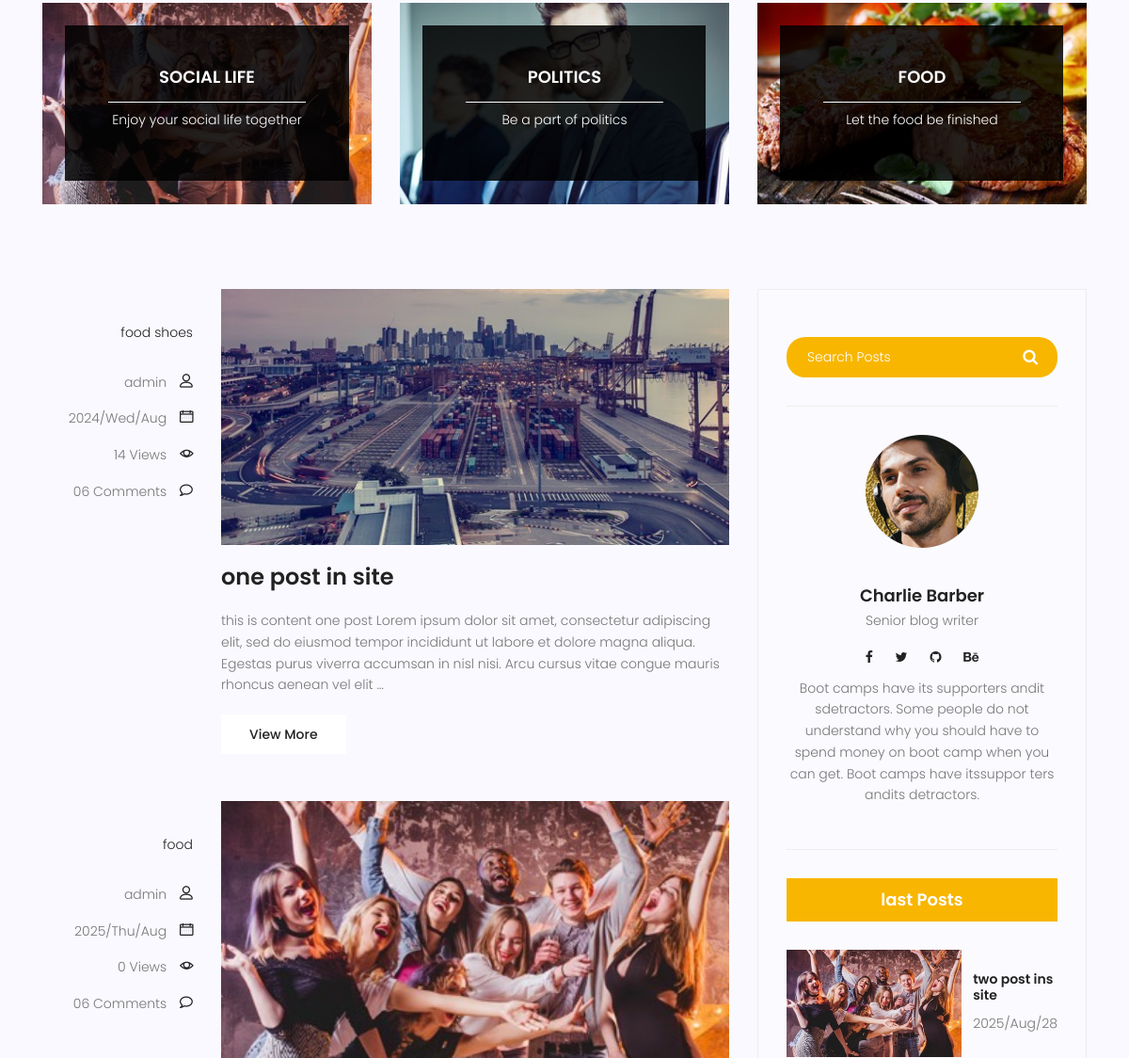
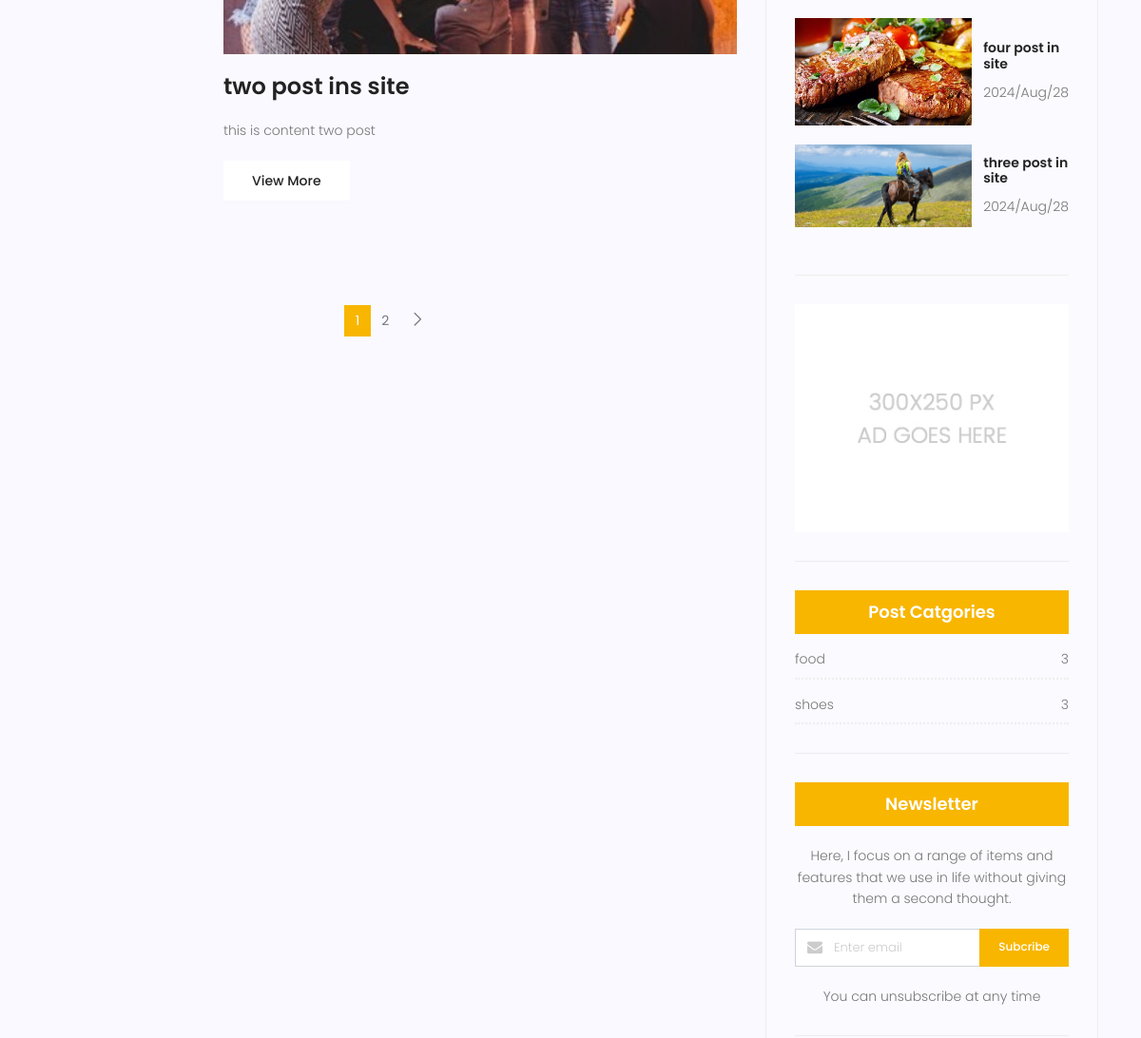
The app's page /blogs/ (middle part), older data (2 pictures, top to bottom).
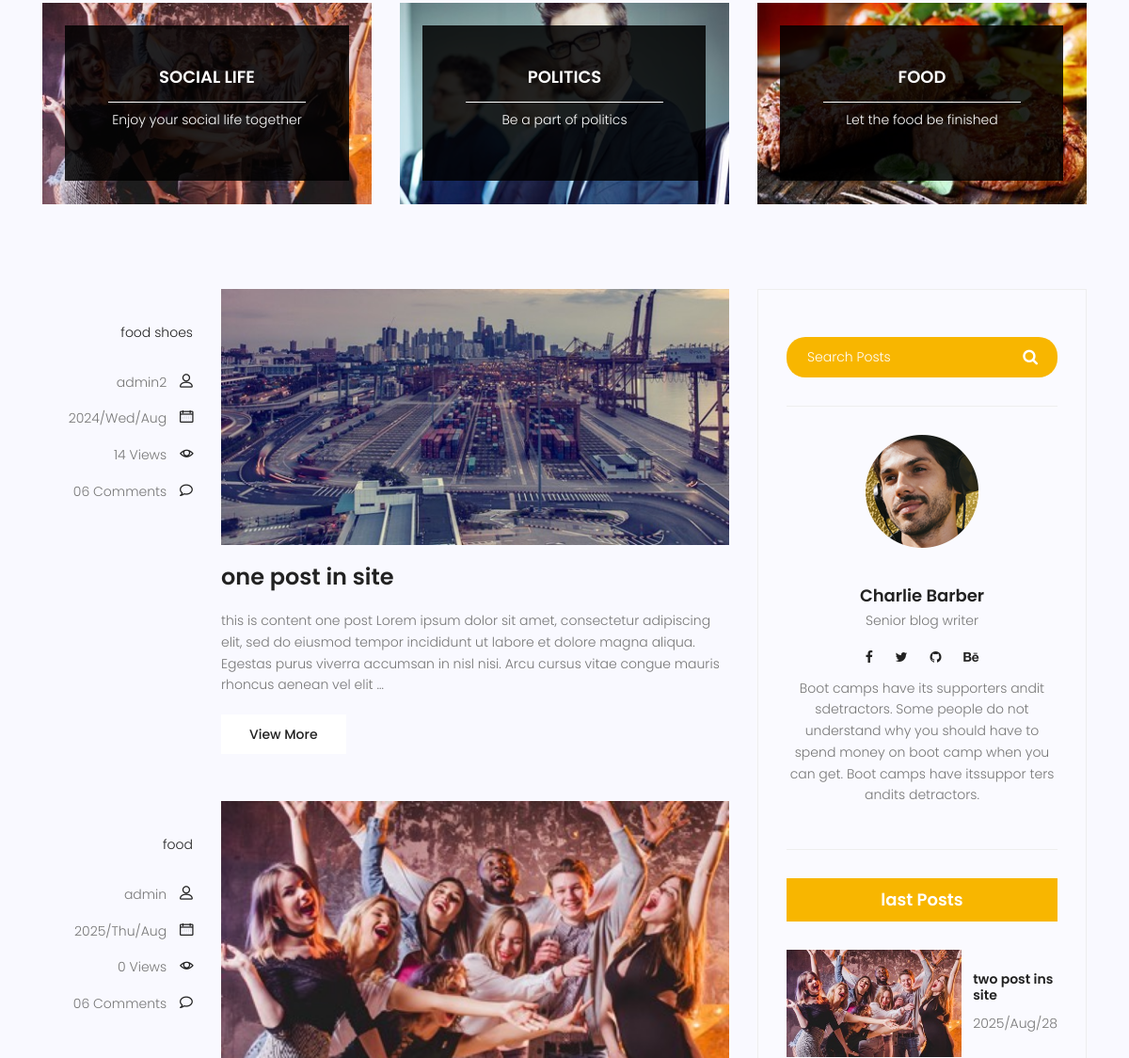
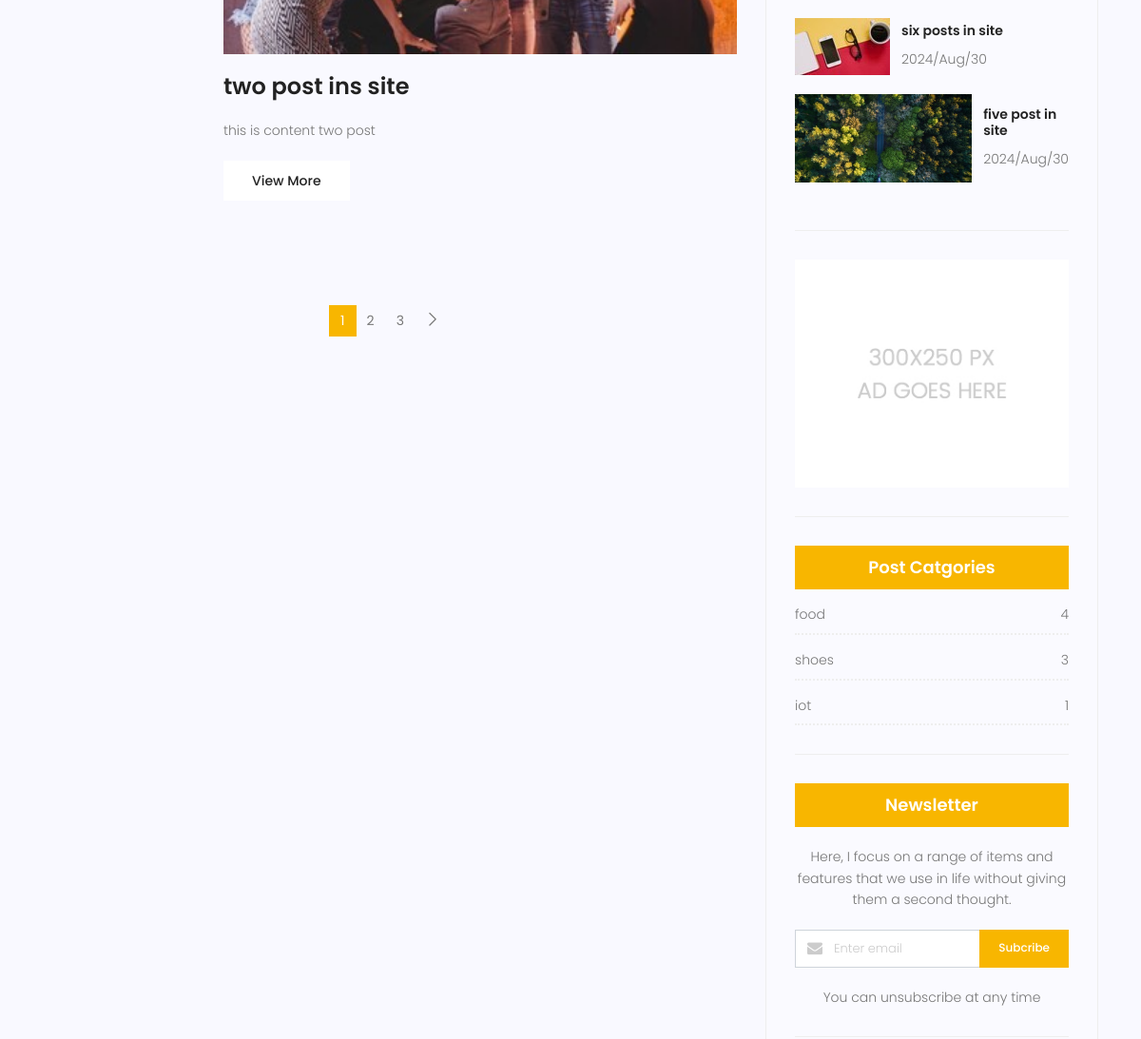
The same page, newer data (2 pictures, top to bottom).
### blog/models.py (models this page shows, shortened)
class Category(models.Model):
    name = models.CharField(max_length=255)
    def __str__(self):
        return self.name
    class Meta:
        verbose_name = "دسته بندی "
        verbose_name_plural = "دسته بندی ها"

class Post(models.Model):
    author = models.ForeignKey(User,on_delete=models.SET_NULL,null=True)
    title = models.CharField(max_length=255)
    content = models.TextField()
    category = models.ManyToManyField('Category')
    image = models.ImageField(upload_to="blog_image",null=True)
    status = models.BooleanField(default=False)
    counted_view = models.IntegerField(default=0)
    created_date = models.DateTimeField(auto_now_add=True,null=True)
    updated_date = models.DateTimeField(auto_now=True,null=True)
    published_date = models.DateTimeField(null=True)
    class Meta:
        ordering = ["created_date"]
        verbose_name = "پست "
        verbose_name_plural = "پست ها "

### blog/views.py (the view)
# urls.py: path("",views.all_blogs_view,name="all"),
def all_blogs_view(request,**kwargs):
    time_now = timezone.now()
    posts = Post.objects.exclude(published_date__gt=time_now).filter(status=True)
    cat_name = ""
    username = ""
    if kwargs.get("cat_name") != None:
        cat_name = kwargs.get("cat_name")
        posts = posts.filter(category__name=kwargs.get("cat_name"))
    if kwargs.get("username") != None:
        username = kwargs.get("username")
        posts = posts.filter(author__username=kwargs.get("username"))
    posts = Paginator(posts,2)
    try :
        page_number = request.GET.get("page")
        posts = posts.get_page(page_number)
    except PageNotAnInteger:
        posts = posts.get_page(1)
    except EmptyPage :
        posts = posts.get_page(1)
    return render(request,"blog/all_blog.html",{"posts" :posts,"cat_name":cat_name ,"username" :username})

### blog/templatetags/blog_sidebar.py (called while the page is built)
@register.inclusion_tag("blog/category_sidebar.html")
def all_category_sidebar():
    time_now = timezone.now()
    posts = Post.objects.exclude(published_date__gt=time_now).filter(status=True)
    category_dict = {}
    category = Category.objects.all()
    for name in category :
        category_dict[name] = posts.filter(category=name).count()
    return {
        "category": category_dict
    }

@register.inclusion_tag("blog/last_post_sidebar.html")
def last_post_sidebar():
    time_now = timezone.now()
    last_posts = Post.objects.exclude(published_date__gt=time_now).filter(status=True).order_by("-published_date")[:3]
    return {"last_posts" :last_posts}

### templates/blog/all_blog.html (shortened to what this page needs)
{% extends 'base.html' %}
{% load static %}
{% load blog_sidebar %}
{% block content %}
<section class="top-category-widget-area pt-90 pb-90 ">
    <div class="container">
        <div class="row">
            <div class="col-lg-4">
                <div class="single-cat-widget">
                    <div class="content relative">
                        <div class="overlay overlay-bg"></div>
                        <a href="#" target="_blank">
                          <div class="thumb">
                               <img class="content-image img-fluid d-block mx-auto" src="{% static 'img/blog/cat-widget1.jpg' %}" alt="">
                            </div>
                          <div class="content-details">
                            <h4 class="content-title mx-auto text-uppercase">Social life</h4>
                            <span></span>
                            <p>Enjoy your social life together</p>
                          </div>
                        </a>
                    </div>
                </div>
            </div>
            <div class="col-lg-4">
                <div class="single-cat-widget">
                    <div class="content relative">
                        <div class="overlay overlay-bg"></div>
                        <a href="#" target="_blank">
                          <div class="thumb">
                               <img class="content-image img-fluid d-block mx-auto" src="{% static 'img/blog/cat-widget2.jpg' %}" alt="">
                            </div>
                          <div class="content-details">
                            <h4 class="content-title mx-auto text-uppercase">Politics</h4>
                            <span></span>
                            <p>Be a part of politics</p>
                          </div>
                        </a>
                    </div>
                </div>
            </div>
            <div class="col-lg-4">
                <div class="single-cat-widget">
                    <div class="content relative">
                        <div class="overlay overlay-bg"></div>
                        <a href="#" target="_blank">
                          <div class="thumb">
                               <img class="content-image img-fluid d-block mx-auto" src="{% static 'img/blog/cat-widget3.jpg' %}" alt="">
                            </div>
                          <div class="content-details">
                            <h4 class="content-title mx-auto text-uppercase">Food</h4>
                            <span></span>
                            <p>Let the food be finished</p>
                          </div>
                        </a>
                    </div>
                </div>
            </div>
        </div>
    </div>
</section>
<section class="post-content-area">
    <div class="container">
        <div class="row">
            <div class="col-lg-8 posts-list">
                {% for post in posts %}
                <div class="single-post row">
                    <div class="col-lg-3  col-md-3 meta-details">
                        <ul class="tags">
                            {% for cat in post.category.all%}
                            <li><a href="{% url 'blog:category' cat.name %}">{{cat.name}}</a></li>
                            {% endfor %}
                        </ul>
                        <div class="user-details row">
                            <p class="user-name col-lg-12 col-md-12 col-6"><a href="{% url 'blog:author' post.author.username %}">{{ post.author}}</a> <span class="lnr lnr-user"></span></p>
                            <p class="date col-lg-12 col-md-12 col-6"><a href="#">{{post.published_date|date:"Y/D/M "}}</a> <span class="lnr lnr-calendar-full"></span></p>
                            <p class="view col-lg-12 col-md-12 col-6"><a href="#">{{post.counted_view}} Views</a> <span class="lnr lnr-eye"></span></p>
                            <p class="comments col-lg-12 col-md-12 col-6"><a href="#">06 Comments</a> <span class="lnr lnr-bubble"></span></p>
                        </div>
                    </div>
                    <div class="col-lg-9 col-md-9 ">
                        <div class="feature-img">
                            <img class="img-fluid" src="{{post.image.url}}" alt="">
                        </div>
                        <a class="posts-title" href="{% url 'blog:single' post.id %}"><h3>{{post.title}}</h3></a>
                        <p class="excert">
                            {{post.content|truncatewords:40}}
                        </p>
                        <a href="{% url 'blog:single' post.id %}" class="primary-btn">View More</a>
                    </div>
                </div>
                {% endfor %}
                <nav class="blog-pagination justify-content-center d-flex">
                    <ul class="pagination">
                            {% for i in posts.paginator.page_range %}
                                {% if posts.number == i %}
                                <li class="page-item active"><a href="?page={{i}}" class="page-link">{{i}}</a></li>
                                {% else %}
                                <li class="page-item"><a href="?page={{i}}" class="page-link">{{i}}</a></li>
                                {% endif %}
                            {% endfor %}
                            {% if posts.has_next %}
                            <li class="page-item">
                                <a href="?page={{ posts.next_page_number }}" class="page-link" aria-label="Next">
                                    <span aria-hidden="true">
                                        <span class="lnr lnr-chevron-right"></span>
                                    </span>
                                </a>
                            </li>
                            {% endif %}
                    </ul>
                </nav>
            </div>
            <div class="col-lg-4 sidebar-widgets">
                <div class="widget-wrap">
                    <div class="single-sidebar-widget search-widget">
                        <form class="search-form" action="{% url 'blog:search' %}">
                            <input placeholder="Search Posts" name="search_word" type="text" onfocus="this.placeholder = ''" onblur="this.placeholder = 'Search Posts'" >
                            <button type="submit"><i class="fa fa-search"></i></button>
                        </form>
                    </div>
                    <div class="single-sidebar-widget user-info-widget">
                        <img src="{% static 'img/blog/user-info.png' %}" alt="">
                        <a href="#"><h4>Charlie Barber</h4></a>
                        <p>
                            Senior blog writer
                        </p>
                        <ul class="social-links">
                            <li><a href="#"><i class="fa fa-facebook"></i></a></li>
                            <li><a href="#"><i class="fa fa-twitter"></i></a></li>
                            <li><a href="#"><i class="fa fa-github"></i></a></li>
                            <li><a href="#"><i class="fa fa-behance"></i></a></li>
                        </ul>
                        <p>
                            Boot camps have its supporters andit sdetractors. Some people do not understand why you should have to spend money on boot camp when you can get. Boot camps have itssuppor ters andits detractors.
                        </p>
                    </div>
                    {% last_post_sidebar %}
                    {% all_category_sidebar %}
                    <div class="single-sidebar-widget newsletter-widget">
                        <h4 class="newsletter-title">Newsletter</h4>
                        <p>
                            Here, I focus on a range of items and features that we use in life without
                            giving them a second thought.
                        </p>
                        <div class="form-group d-flex flex-row">
                           <div class="col-autos">
                              <div class="input-group">
                                <div class="input-group-prepend">
                                  <div class="input-group-text"><i class="fa fa-envelope" aria-hidden="true"></i>
                                </div>
                                </div>
                                <input type="text" class="form-control" id="inlineFormInputGroup" placeholder="Enter email" onfocus="this.placeholder = ''" onblur="this.placeholder = 'Enter email'" >
                              </div>
                            </div>
                            <a href="#" class="bbtns">Subcribe</a>
                        </div>
                        <p class="text-bottom">
                            You can unsubscribe at any time
                        </p>
                    </div>
                </div>
            </div>
        </div>
    </div>
</section>
{% endblock %}

### templates/base.html (shortened to what this page needs)
{% load static %}
<!DOCTYPE html>
<html lang="zxx" class="no-js">
<head>
        <link rel="stylesheet" href="{% static 'css/linearicons.css' %}">
        <link rel="stylesheet" href="{% static 'css/font-awesome.min.css' %}">
        <link rel="stylesheet" href="{% static 'css/bootstrap.css' %}">
        <link rel="stylesheet" href="{% static 'css/magnific-popup.css' %}">
        <link rel="stylesheet" href="{% static 'css/jquery-ui.css' %}">
        <link rel="stylesheet" href="{% static 'css/nice-select.css' %}">
        <link rel="stylesheet" href="{% static 'css/animate.min.css' %}">
        <link rel="stylesheet" href="{% static 'css/owl.carousel.css' %}">
        <link rel="stylesheet" href="{% static 'css/main.css' %}">
    </head>
    <body>
        {% block content %}
        {% endblock %}
        {% include "includes/foot_script.html" %}

### templates/includes/header_site.html (shortened to what this page needs)
{% load static %}

### templates/blog/last_post_sidebar.html
{% load static %}
<div class="single-sidebar-widget popular-post-widget">
    <h4 class="popular-title">last Posts</h4>
    <div class="popular-post-list">
        {% for post in last_posts %}
        <div class="single-post-list d-flex flex-row align-items-center">
            <div class="thumb">
                <img class="img-fluid" src="{{post.image.url}}" alt="">
            </div>
            <div class="details">
                <a href="{% url 'blog:single' post.id%}"><h6>{{post.title}}</h6></a>
                <p>{{post.published_date|date:"Y/M/d"}}</p>
            </div>
        </div>
        {% endfor %}
    </div>
</div>

### templates/blog/category_sidebar.html
{% load static %}
<div class="single-sidebar-widget ads-widget">
    <a href="#"><img class="img-fluid" src="{% static 'img/blog/ads-banner.jpg' %}" alt=""></a>
</div>
<div class="single-sidebar-widget post-category-widget">
    <h4 class="category-title">Post Catgories</h4>
    <ul class="cat-list">
     {% for name,count in category.items %}
     <li>
        <a href="{% url 'blog:category' name %}" class="d-flex justify-content-between">
            <p>{{name}}</p>
            <p>{{count}}</p>
        </a>
    </li>
     {% endfor %}
    </ul>
</div>

### templates/includes/footer_site.html (shortened to what this page needs)
{% load static %}

### templates/includes/foot_script.html (shortened to what this page needs)
{% load static %}
</body>
</html>

Row changes from the older to the newer data that the page shows:
no longer on this page (row edited): Post: image (picture), title "four post in site", published_date "2024/Aug/28", shown under "last Posts"
no longer on this page (row edited): Post: image (picture), title "three post in site", published_date "2024/Aug/28", shown under "last Posts"
changed Post "one post in site": author "admin" → "admin2"
computed for Category "food": count "3" → "4"
added Post: image (picture), title "six posts in site", published_date "2024/Aug/30", shown under "last Posts"
added Post: image (picture), title "five post in site", published_date "2024/Aug/30", shown under "last Posts"
added Category: name "iot", count "1", shown under "Post Catgories"
Text that changed along with them:
new list line: "3"
